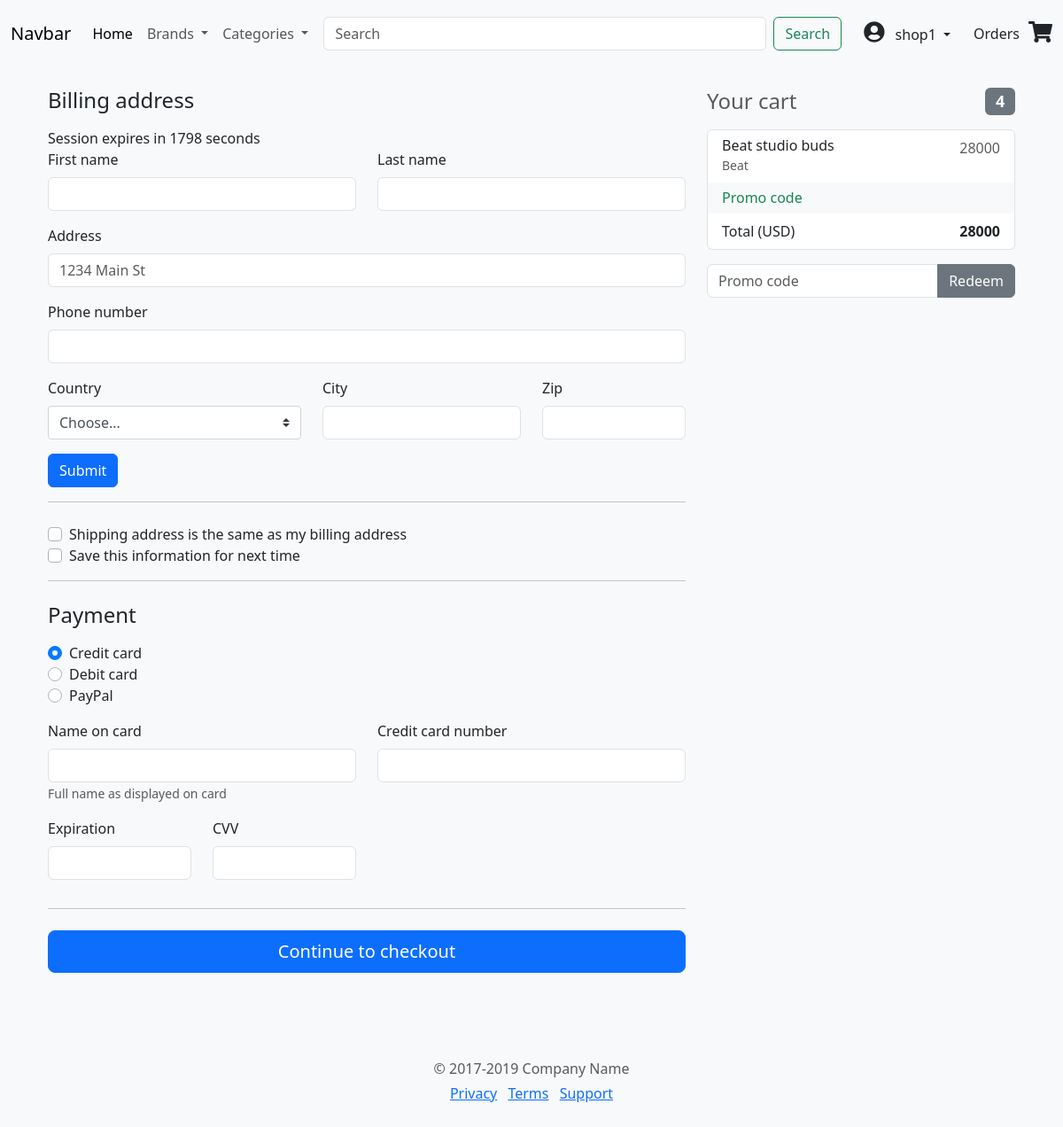
The app's page /checkout (signed in), older data.
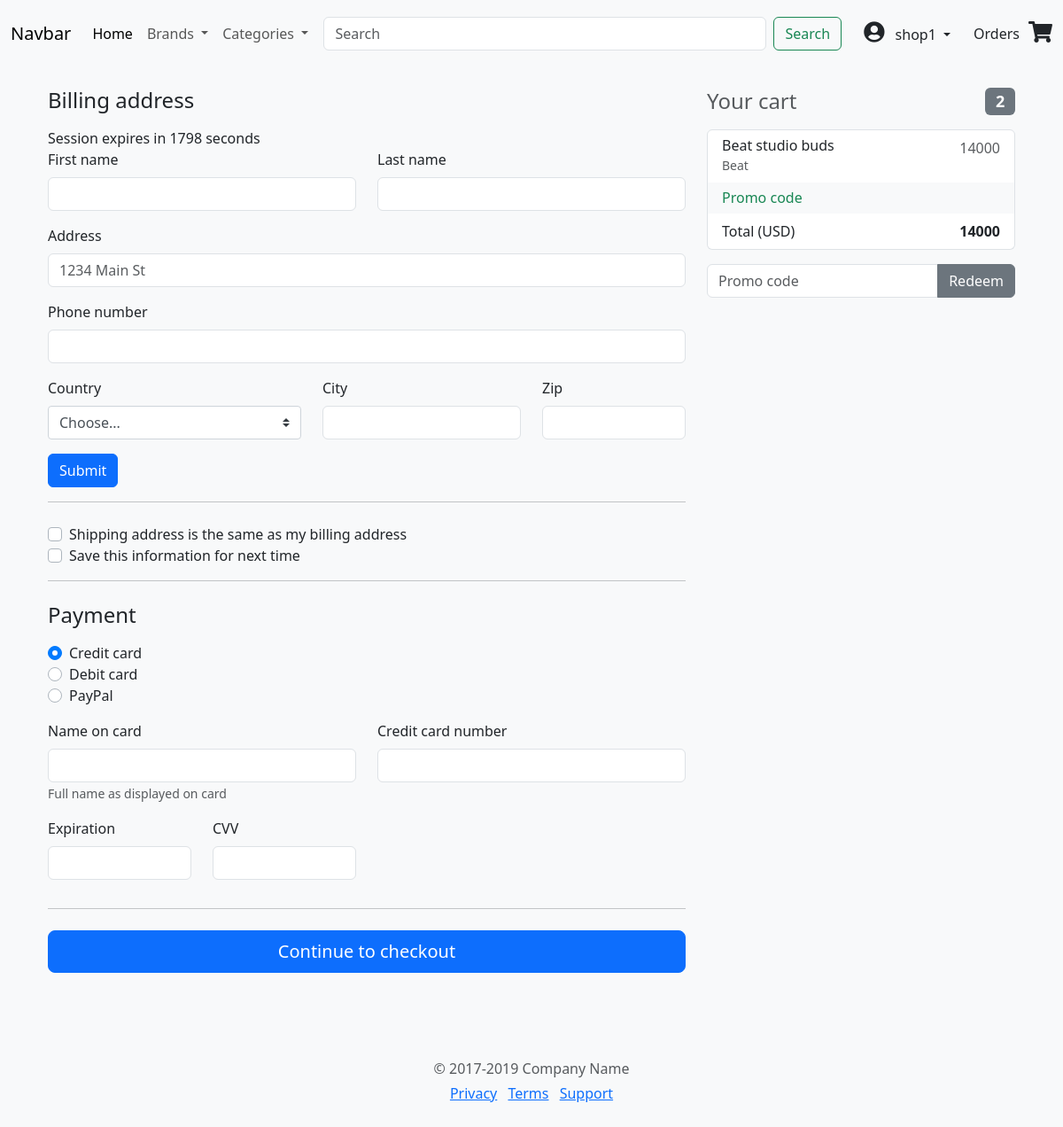
The same page, newer data.
### shop/models.py (models this page shows, shortened)
class Cart(models.Model):
    user = models.ForeignKey(User,on_delete=models.CASCADE,default=None)
    product = models.ForeignKey(Product,on_delete=models.CASCADE)
    quantity = models.IntegerField(default=1)
    created = models.DateTimeField(auto_now_add=True)

class Product(models.Model):
    name = models.CharField(max_length=100)
    brand = models.ForeignKey(Brand, on_delete= models.CASCADE)
    Category = models.ForeignKey(Category, on_delete= models.CASCADE)
    image = models.ImageField(null=True, blank=True)
    quantity = models.IntegerField()
    price = models.IntegerField()

class Brand(models.Model):
    name = models.CharField(max_length=100)
    def __str__(self):
        return self.name

### shop/views.py (the view, shortened to what this page needs)
# urls.py: path('checkout',checkout,name='checkout'),
@never_cache
@login_required(login_url='login')
def checkout(request):
    submitted = False
    cart = Cart.objects.filter(user=request.user)
    total_items = sum([cart_item.quantity for cart_item in cart])
    total_price = sum([cart_item.product.price * cart_item.quantity for cart_item in cart])
    context = {'submitted': submitted, 'cart': cart, 'total_items': total_items, 'total_price': total_price}
    session = request.session
    session.set_expiry(1800)
    session_data = session.get('checkout_data', {})
    customer_data = session.get('customer_data')
    context.update(session_data)
    context.update(navbar_items(request))
    context['session_expiry'] = session.get_expiry_age()
    return render(request, 'checkout.html', context)

### shop/views.py (called while the page is built)
def navbar_items(request):
    brand_items = Brand.objects.all()
    category_items = Category.objects.all()
    context = {'brand_items': brand_items,
               'category_items': category_items,
               }
    return context

### templates/checkout.html (shortened to what the changed rows need)
{%extends 'base.html' %}
{%load static%}
{% load mathfilters %}
{% load tz %}
{%block content%}
  <body class="bg-light">
    <form>
    <div class="container">
  <div class="row">
    <div class="col-md-4 order-md-2 mb-4">
      <h4 class="d-flex justify-content-between align-items-center mb-3">
        <span class="text-muted">Your cart</span>
        <span class="badge badge-secondary badge-pill">{{total_items}}</span>
      </h4>
      <ul class="list-group mb-3">
        {% for item in cart %}
        <li class="list-group-item d-flex justify-content-between lh-condensed">
          <div>
            <h6 class="my-0">{{item.product.name}}</h6>
            <small class="text-muted">{{item.product.brand}}</small>
          </div>
          <span class="text-muted"> {{item.product.price|mul:item.quantity}} </span>
        </li>
        {% endfor %}
        <li class="list-group-item d-flex justify-content-between">
          <span>Total (USD)</span>
          <strong>{{total_price}}</strong>
        </li>
      </ul>
    </div>
  </div>
</div>
        <script src="https://getbootstrap.com/docs/4.3/examples/checkout/form-validation.js"></script></body>
{% endblock%}

Row changes from the older to the newer data that the page shows:
changed Cart "Beat studio buds": product.price|mul "28000" → "14000"
Text that changed along with them:
{{ total_items }}: "4" → "2"
{{ total_price }}: "28000" → "14000"
